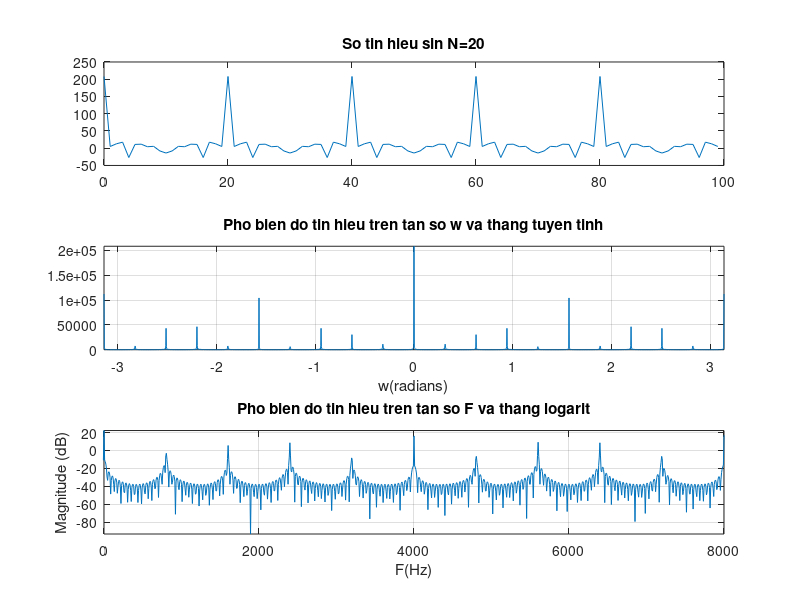

Source code (MATLAB):
% CT nay lam 2 viec:
% - tong hop x[n] tu N tin hieu sin thuc co tan so cach deu nhau trong dai [0,2pi) va phat ra loa
% - phan tich pho cua tin hieu vua moi tong hop duoc
n = 0:16000; % vecto thoi gian roi rac
Fs = 16000;  % tan so lay mau
N = 20; % so luong TH sin (chinh la chu ky cua x[n])
s = zeros(1,length(n)); % tin hieu tong cua N TH sin
for k = 0:N-1
    A = randi(N); % sinh bien do ngau nhien
    s = s + A*cos((2*pi*k/N)*n); % w(k) = 2*pi*k/N
end
%s = s + 3*randn(1, length(s)); % them nhieu trang (white noise) vao tin hieu
% ve do thi tin hieu
subplot(3,1,1);
plot(n(1:100),s(1:100)); % chi ve 100 mau dau tien
title(['So tin hieu sin N=', num2str(N)])
sound(s,Fs); % khoi phuc TH voi ts lay mau Fs
pause(3);

% phan tich pho bien do cua tin hieu vua tong hop s[n]
% ve do thi |X(e^jw)| va |X(F)|
x = s;
N = 1024; % so diem tren truc tan so w
w = -pi:pi/N:pi;
X = freqz(x,1,w); % X(e^jw) la vecto phuc theo w
% ve do thi pho bien do |X(e^jw)| cua tin hieu
subplot(3,1,2);
plot(w,abs(X)); 
grid; 
axis([min(w), max(w), 0, max(abs(X))]);
title ('Pho bien do tin hieu tren tan so w va thang tuyen tinh');
xlabel('w(radians)');
% ve do thi pho bien do |X(F)| cua tin hieu
F = Fs * w / (2*pi); % chuyen tu t/s ly thuyet w (radian) sang t/s thuc F (Hz)
modX = abs(X)/Fs;
logXF = 20*log10(modX); % lay log10 cua |X(F)| de nen dai bien thien
subplot(3,1,3);
plot(F,logXF); 
grid; 
axis([0, Fs/2 , min(logXF), max(logXF)]);
title ('Pho bien do tin hieu tren tan so F va thang logarit');
xlabel('F(Hz)');
ylabel('Magnitude (dB)');

